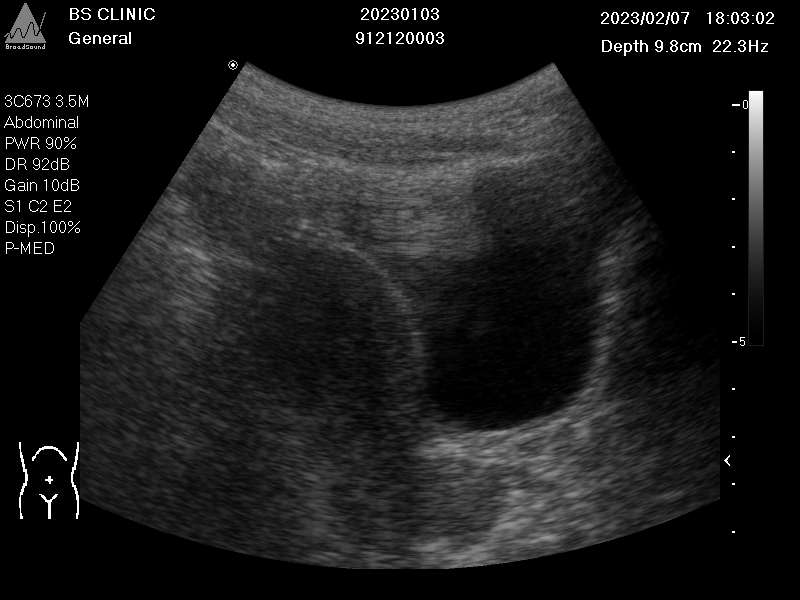
%> input picture PFM_offset(骨盆底肌)/PSpelvic_L.bmp, 800 x 600 px
$ octave PFM_offset.m   (GNU Octave 9; MATLAB toolbox functions it lacks are replaced by stand-ins)
%> lines starting %> are read from the running program, lines starting %| are printed output that depends on the picture
%Calculate the offset of pelvic floor muscle
clc;%清理命令行窗口
clear all;%清理工作區
close all;

% Load the two images
% path = '.\PFM_offset';
% imgL = imread('PSpelvic_L.jpg');%pelvic floor muscle is loose
% imgT = imread('PSpelvic_T.jpg');%pelvic floor muscle is tight
imgL = imread('PSpelvic_L.bmp');%pelvic floor muscle is loose
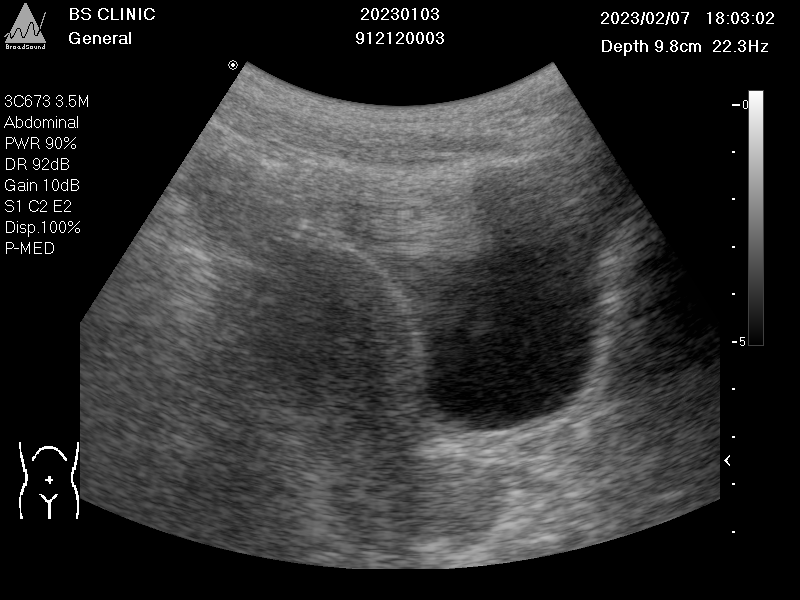
%> imgL: size 600x800 uint8; min 0, max 255, mean 46.9
imgT = imread('PSpelvic_T.bmp');%pelvic floor muscle is tight
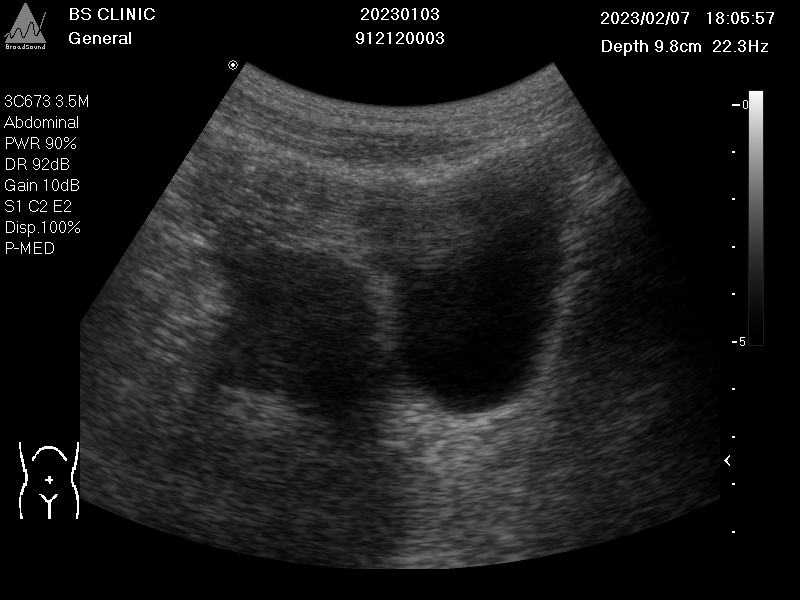
%> input picture PFM_offset(骨盆底肌)/PSpelvic_T.bmp, 800 x 600 px
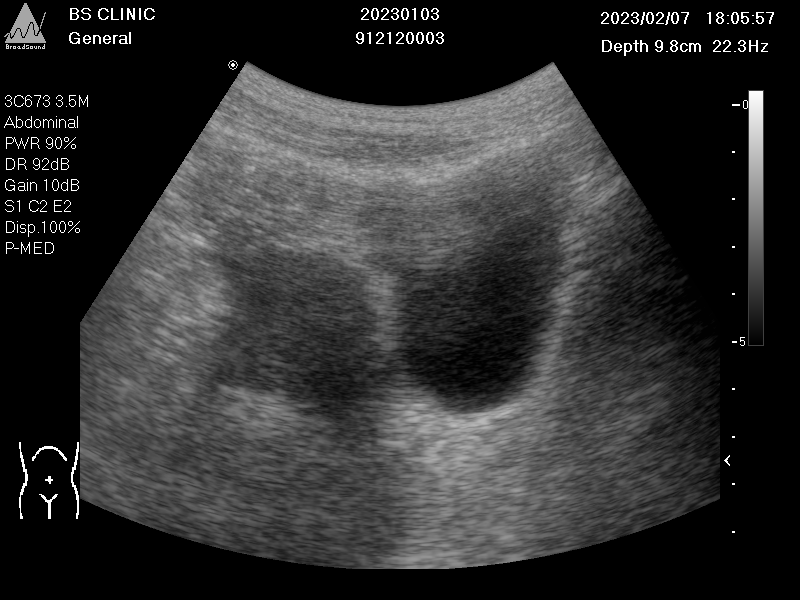
%> imgT: size 600x800 uint8; min 0, max 255, mean 47.3

pfm_offset = figure(1);
% Find the middle line
[curve, curve_threshold] = edge(imgL, 'Canny');
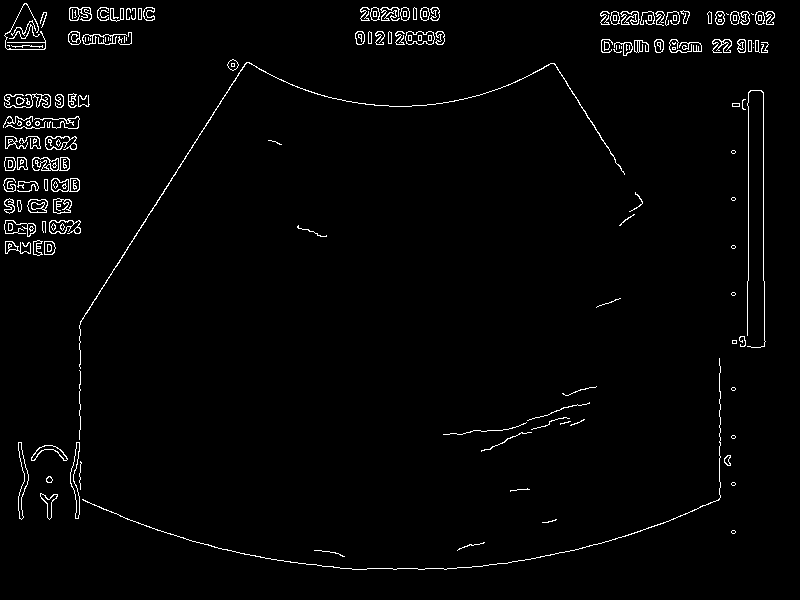
%> curve: size 600x800 logical; 2.1% white in thin lines or dots
%> curve_threshold = [0.0836 0.209]
[y, x] = find(curve);
%> y = 9905 values from 4 to 570; x = 9905 values from 4 to 775
midpoint = [mean(x), mean(y)];
%> midpoint = [318.6 187.4]

% Draw the middle line
imshow(imgL);hold on;
% line([midpoint(1), midpoint(1)], [1, size(imgL,1)], 'Color', 'red');

% Overlay the two images
img_overlay = imfuse(imgL, imgT, 'falsecolor', 'Scaling', 'joint');
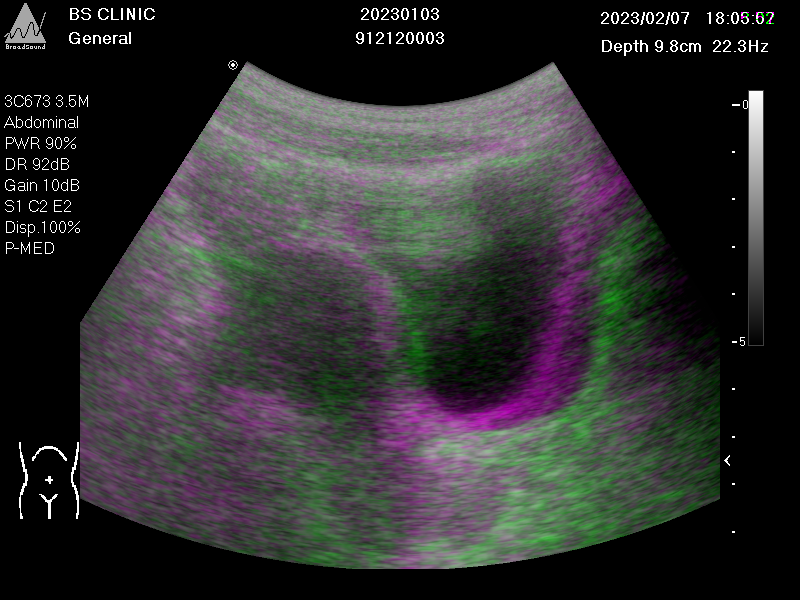
%> img_overlay: size 600x800x3 uint8; mean R, G, B 47.3, 46.9, 47.3
imshow(img_overlay);hold on;
% line([midpoint(1), midpoint(1)], [1, size(imgL,1)], 'Color', 'red');

% Mark the target organ position in both images
%> (the run ends here)
